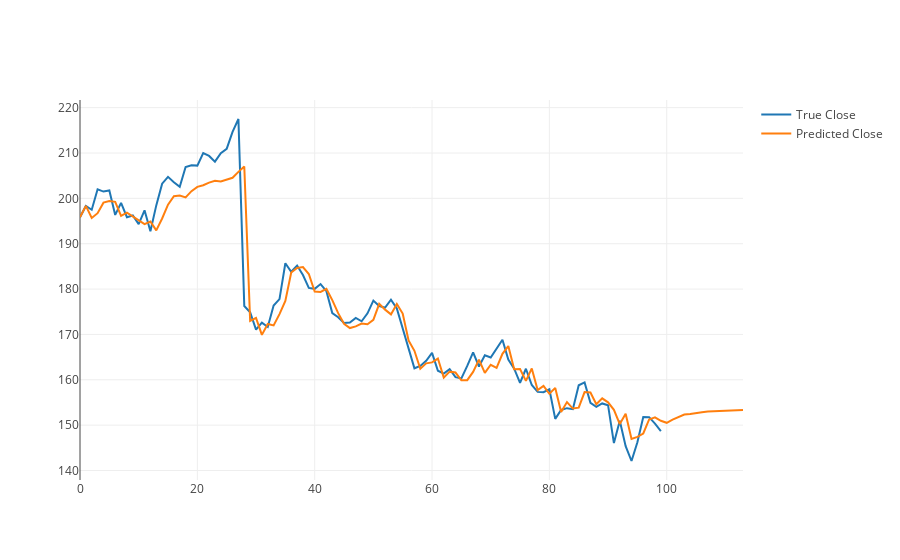

Write notebook code for a chart like this one.
### Code cell
x_range_original = np.arange(dfori.shape[0])
x_range_future = np.arange(df_log.shape[0])

data4 = go.Scatter(x=x_range_original, y=dfori['Close*'], name='True Close')
data5 = go.Scatter(x=x_range_future, y=df_log[:, 3], name='Predicted Close')

data = [data4, data5]

iplot(data)
